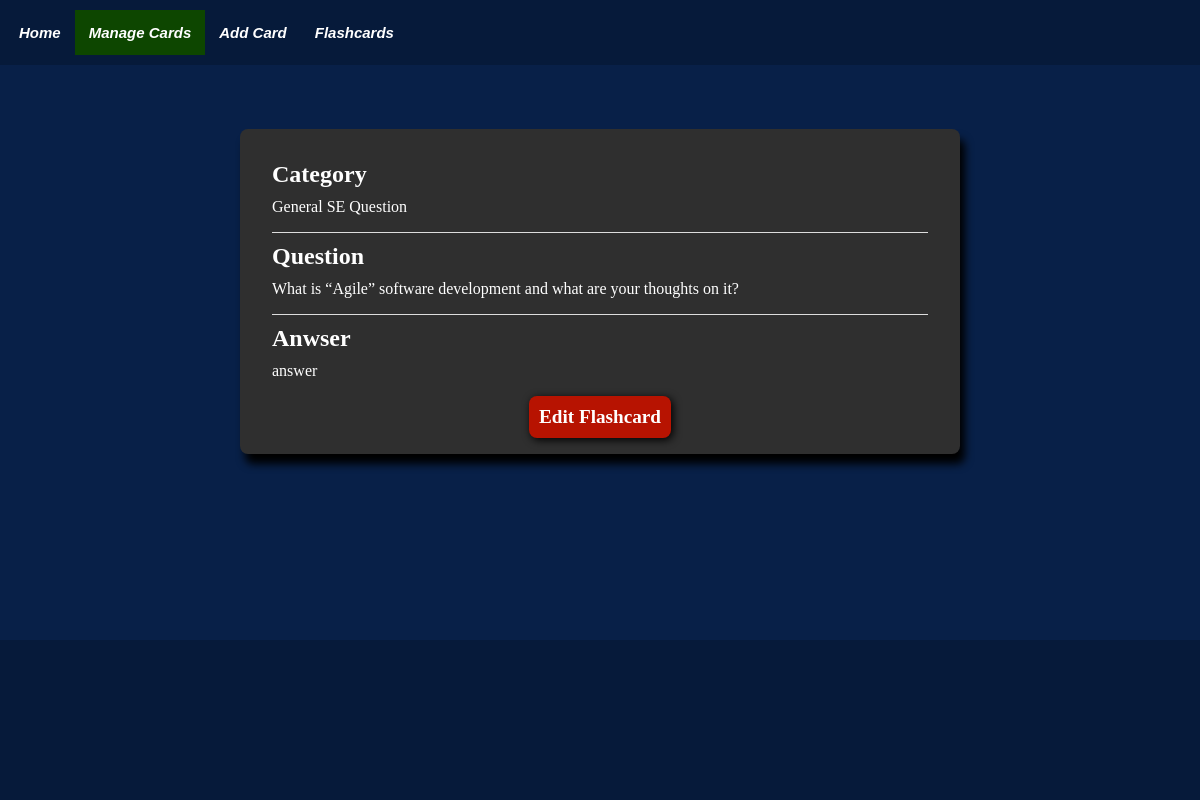
The page /view_flashcard/6 on the database as committed earlier.
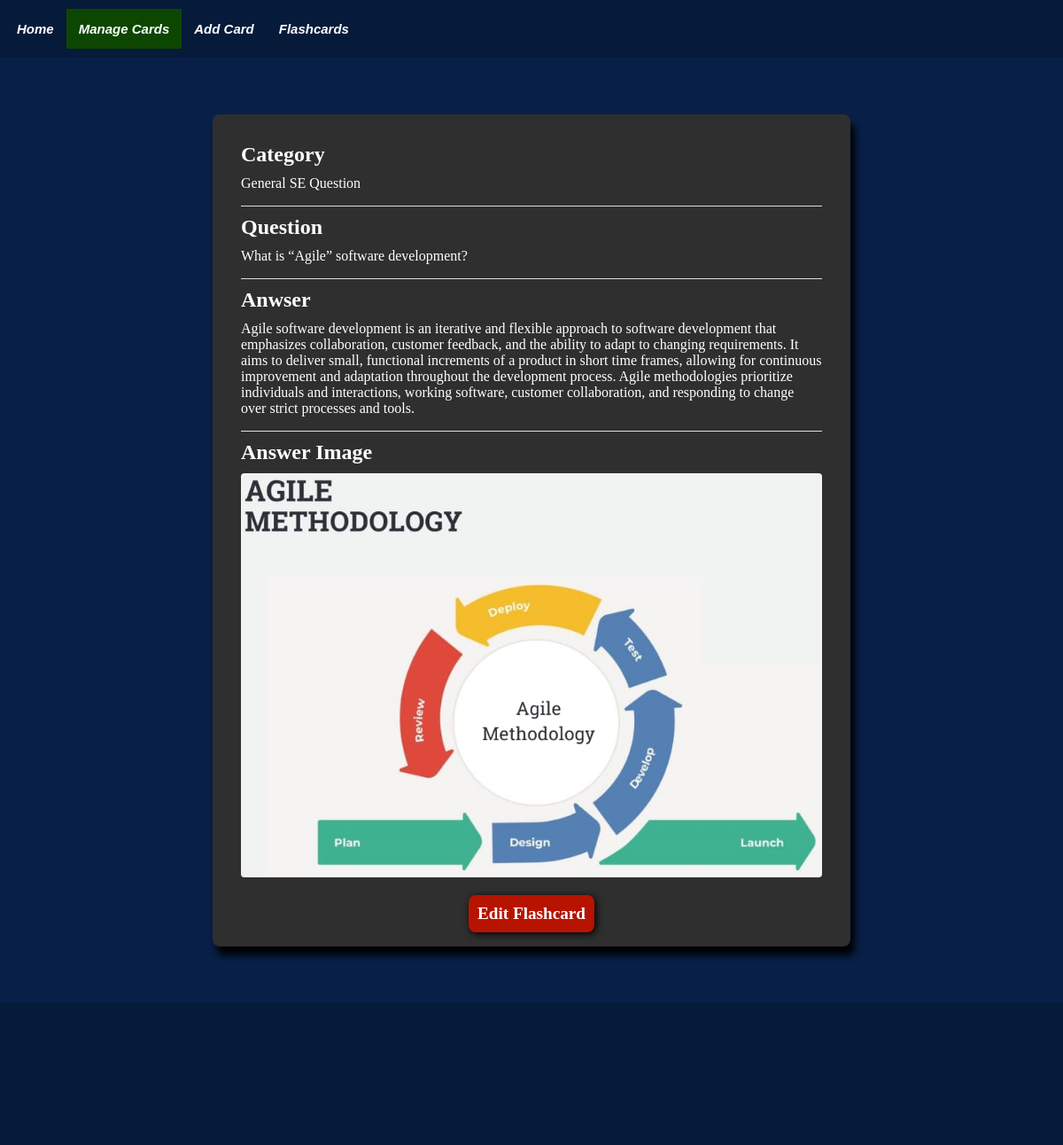
The same page on the database as committed later.
### tables this page shows
CREATE TABLE Flashcards(
                    cid INTEGER PRIMARY KEY AUTOINCREMENT,
                    category TEXT NOT NULL,
                    question TEXT,
                    answer TEXT,
                    qid INTEGER REFERENCES Figure(fid), 
                    aid INTEGER REFERENCES Figure(fid)
            );

CREATE TABLE Figure(
                    fid INTEGER PRIMARY KEY AUTOINCREMENT,
                    code_block TEXT,
                    code_type TEXT,
                    image_file TEXT
            );

### app.py (the view)
@app.route("/view_flashcard/<key>")
def view_flashcard_route(key):
    data = database.view_card(key=key)
    categories = database.view_allcategories()
    return render_template('view_flashcard.html', nav_id="manage-page", data=data, categories=categories)

### templates/view_flashcard.html (shortened to what this page needs)
{% extends "base.html" %}
{% block content %}
<div class="flashcard-content">
    <div class="flashcard-content-inner">
        <h2>Category</h2>
        <p>{{ data['category'] | escape }}</p>
    </div>
    <div class="flashcard-content-inner">
        <h2>Question</h2>
        <p>{{ data['question'] | escape }}</p>
    </div>
    <div class="flashcard-content-inner">
        <h2>Anwser</h2>
        <p>{{ data['answer'] | escape }}</p>
    </div>
    {% if data['a_image_file'] %}
        <div class="flashcard-content-inner">
            <h2>Answer Image</h2>
            <img class="card-image" src="{{ url_for('static', filename='images/' + data['a_image_file']) }}" alt="{{ data['a_image_file'] }}">
        </div>
    {% endif %}
    <a class="edit-btn view-btn" href="{{ url_for('edit_flashcard_route', key=data['key']) | escape }}">
        Edit Flashcard
    </a>
</div>
{% endblock %}

### templates/base.html (shortened to what this page needs)
<!DOCTYPE html>
<html lang="en">
    <head>
        <link rel="stylesheet" type="text/css" href="{{ url_for('static', filename='css/base.css') }}">
        <link rel="stylesheet" type="text/css" href="{{ url_for('static', filename='css/prism.css') }}">
    </head>
    <body>
        <div id="nav-bar">
            <ul class="nav">
                <li><a href="{{  url_for('home')  }}" class="nav-tile {% if nav_id == 'home-page' %}active{% endif %}">Home</a></li>
                <li><a href="{{  url_for('manage_flashcards_route')  }}" class="nav-tile {% if nav_id == 'manage-page' %}active{% endif %}">Manage Cards</a></li>
                <li><a href="{{  url_for('add_flashcard_route')  }}" class="nav-tile {% if nav_id == 'add-page' %}active{% endif %}">Add Card</a></li>
                <li>
                    <div class="dropdown {% if nav_id == 'flashcard-page' %}active{% endif %}">
                        <button class="dropbtn nav-tile">Flashcards</button>
                    </div>
                </li>
            </ul>
        </div>
        <div id="flash-messages">
        </div>
        <div class="content">
            {% block content %}{% endblock %}
        </div>
        <footer></footer>
    </body>
</html>

### static/css/base.css (style rules this page uses)
* { padding: 0; margin: 0; box-sizing: border-box; }
body { background-color: #082048; font-family: 'Times New Roman', Times, serif; width: 100%; position: relative; display: flex; flex-direction: column; min-height: 100vh; }
.content { flex: 1; }
#nav-bar { padding: 10px 0px 10px 5px; margin-bottom: 1rem; background-color: rgba(0, 0, 0, 0.2); display: flex; flex-direction: row; }
.nav { list-style-type: none; margin: 0; padding: 0; overflow: hidden; }
.nav li { display: inline; float: left; }
.nav-tile { font-size: 15px; font-family: Arial, sans-serif; font-weight: bold; font-style: italic; display: block; color: #FFFFFF; text-align: center; padding: 14px; text-decoration: none; }
.active { background: #0d4600; }
.dropbtn { background-color: inherit; border: none; }
#flash-messages { margin: 0 4rem 1rem 4rem; height: 2rem; overflow: hidden; }
.card-image { border-radius: 4px; height: fit-content; max-height: 100%; max-width: 100%; }
.flashcard-content { background-color: #2f2f2f; color: #FFFFFF; box-shadow: 5px 10px 8px #000; margin: 0 auto 4rem auto; padding: 1rem; border-radius: 8px; width: 60vw; }
.flashcard-content-inner { margin: 1rem; border-top: 1px solid #ddd;; }
.flashcard-content-inner h2 { margin: 10px 0; }
.flashcard-content-inner:first-child { border-top: none; }
.edit-btn { border: none; display: block; margin: 0 auto; padding: 10px; background-color: #b71301; box-shadow: 2px 2px 8px #000; border-radius: 8px; color: #FFFFFF; font-weight: bold; font-size: larger; }
.view-btn { text-decoration: none; text-align: center; width:fit-content; }
footer { height: 10rem; background-color: rgba(0, 0, 0, 0.2); }

Rows that differ between the two databases and show on the page:
changed Flashcards "General SE Question": question "What is “Agile” software development and what are your thoughts on it?" → "What is “Agile” software development?"; answer "answer" → "Agile software development is an iterative and flexible approach to software development that emphasizes collaboration, customer feedback, and the ability to adapt to changing requirements. It aims to deliver small, functional increments of a product in short time frames, allowing for continuous improvement and adaptation throughout the development process. Agile methodologies prioritize individuals and interactions, working software, customer collaboration, and responding to change over strict processes and tools."
added Figure: image_file (picture)
Other text that changed with them:
text now shown: "Answer Image"
